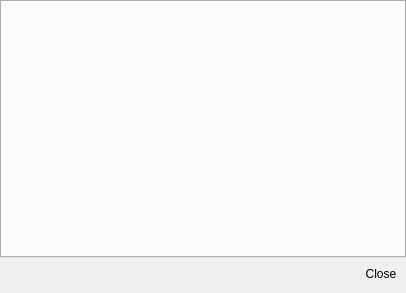
<?xml version="1.0" encoding="UTF-8"?>
<ui version="4.0">
 <class>Preferences</class>
 <widget class="QDialog" name="Preferences">
  <property name="geometry">
   <rect>
    <x>0</x>
    <y>0</y>
    <width>406</width>
    <height>293</height>
   </rect>
  </property>
  <property name="windowTitle">
   <string>Dialog</string>
  </property>
  <layout class="QVBoxLayout" name="verticalLayout">
   <property name="leftMargin">
    <number>0</number>
   </property>
   <property name="topMargin">
    <number>0</number>
   </property>
   <property name="rightMargin">
    <number>0</number>
   </property>
   <property name="bottomMargin">
    <number>9</number>
   </property>
   <item>
    <widget class="QTabWidget" name="tabWidget">
     <property name="currentIndex">
      <number>-1</number>
     </property>
    </widget>
   </item>
   <item>
    <layout class="QHBoxLayout" name="horizontalLayout">
     <item>
      <spacer name="horizontalSpacer">
       <property name="orientation">
        <enum>Qt::Horizontal</enum>
       </property>
       <property name="sizeHint" stdset="0">
        <size>
         <width>40</width>
         <height>20</height>
        </size>
       </property>
      </spacer>
     </item>
     <item>
      <widget class="QToolButton" name="toolButton">
       <property name="styleSheet">
        <string notr="true">QToolButton {
	border: None;
}
:hover
{
background:#D3D3D3;
}</string>
       </property>
       <property name="text">
        <string>Close</string>
       </property>
      </widget>
     </item>
     <item>
      <spacer name="horizontalSpacer_2">
       <property name="orientation">
        <enum>Qt::Horizontal</enum>
       </property>
       <property name="sizeType">
        <enum>QSizePolicy::Fixed</enum>
       </property>
       <property name="sizeHint" stdset="0">
        <size>
         <width>5</width>
         <height>20</height>
        </size>
       </property>
      </spacer>
     </item>
    </layout>
   </item>
  </layout>
 </widget>
 <resources/>
 <connections/>
</ui>
